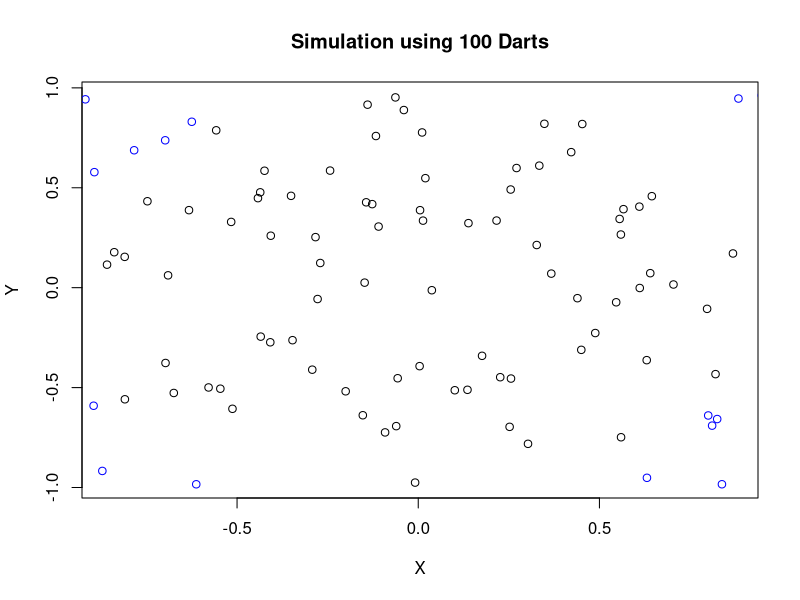
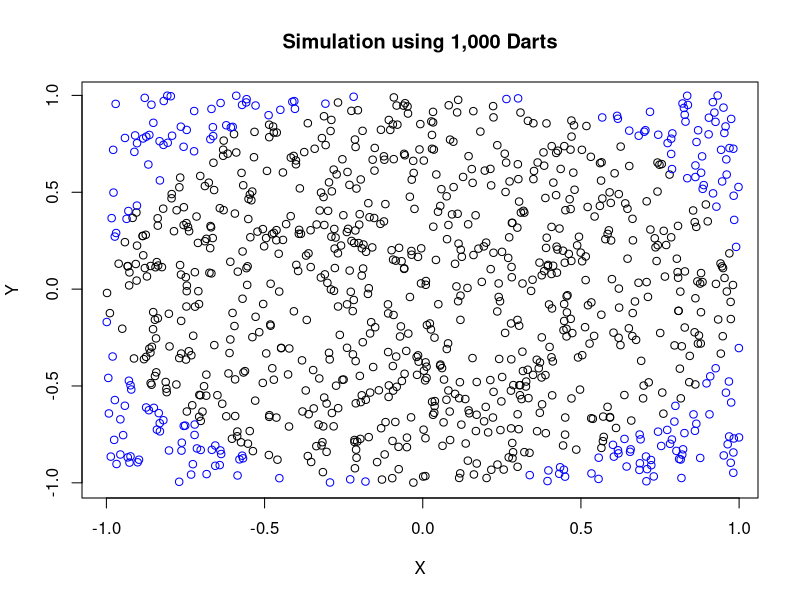
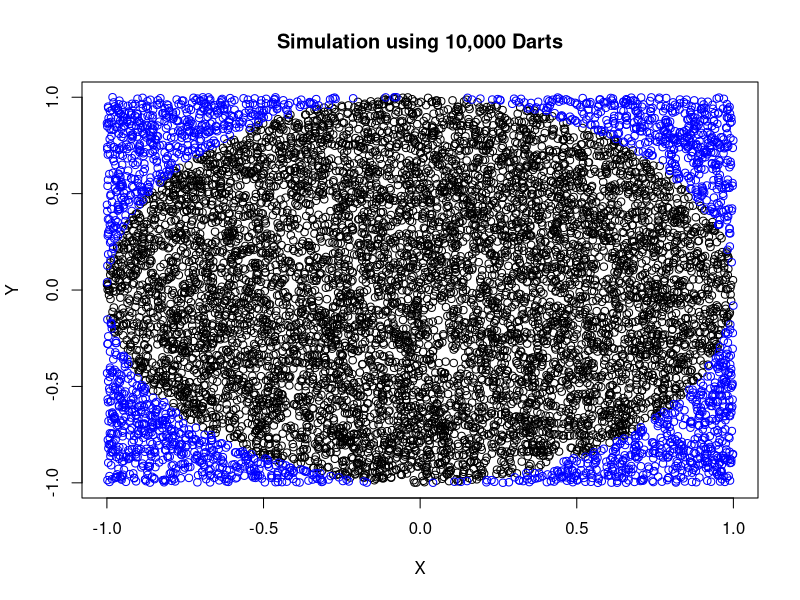
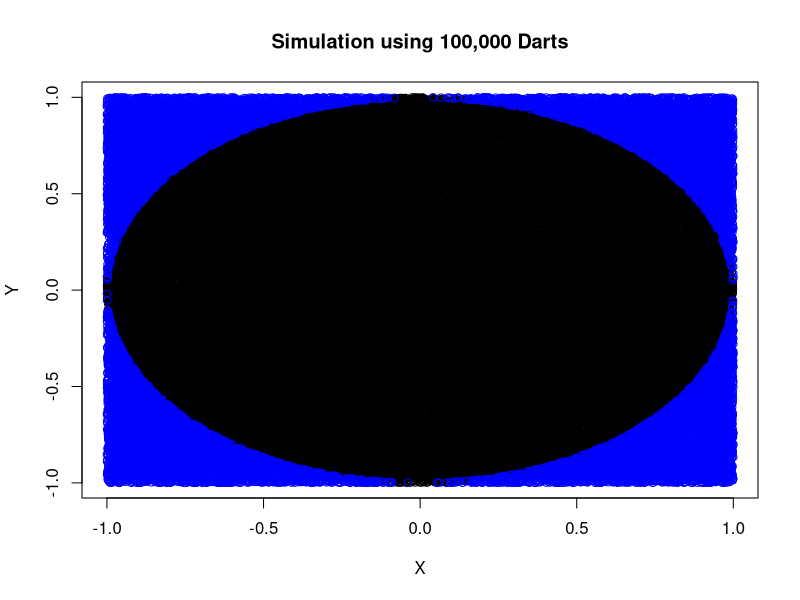

Source code (R) for these figures, in order:
## ---- chunk 1
knitr::opts_chunk$set(echo = FALSE, results= 'hold', message = TRUE)
## ---- chunk 2
x <- runif(100,-1,1)

y <- runif(100,-1,1)
z=sqrt(x^2+y^2)
invisible(which(z<1))
length(which(z<=1))*4/length(z)
plot(x[which(z<=1)],y[which(z<=1)],xlab="X",ylab="Y",main="Simulation using 100 Darts")
  points(x[which(z>1)],y[which(z>1)],col='blue')

## ---- chunk 3
x <- runif(1000,-1,1)

y <- runif(1000,-1,1)
z=sqrt(x^2+y^2)
invisible(which(z<1))
length(which(z<=1))*4/length(z)
plot(x[which(z<=1)],y[which(z<=1)],xlab="X",ylab="Y",main="Simulation using 1,000 Darts")
  points(x[which(z>1)],y[which(z>1)],col='blue')
## ---- chunk 4
x <- runif(10000,-1,1)

y <- runif(10000,-1,1)
z=sqrt(x^2+y^2)
invisible(which(z<1))
length(which(z<=1))*4/length(z)
plot(x[which(z<=1)],y[which(z<=1)],xlab="X",ylab="Y",main="Simulation using 10,000 Darts")
  points(x[which(z>1)],y[which(z>1)],col='blue')

## ---- chunk 5
x <- runif(100000,-1,1)

y <- runif(100000,-1,1)
z=sqrt(x^2+y^2)
invisible(which(z<1))
length(which(z<=1))*4/length(z)
plot(x[which(z<=1)],y[which(z<=1)],xlab="X",ylab="Y",main="Simulation using 100,000 Darts")
  points(x[which(z>1)],y[which(z>1)],col='blue')

